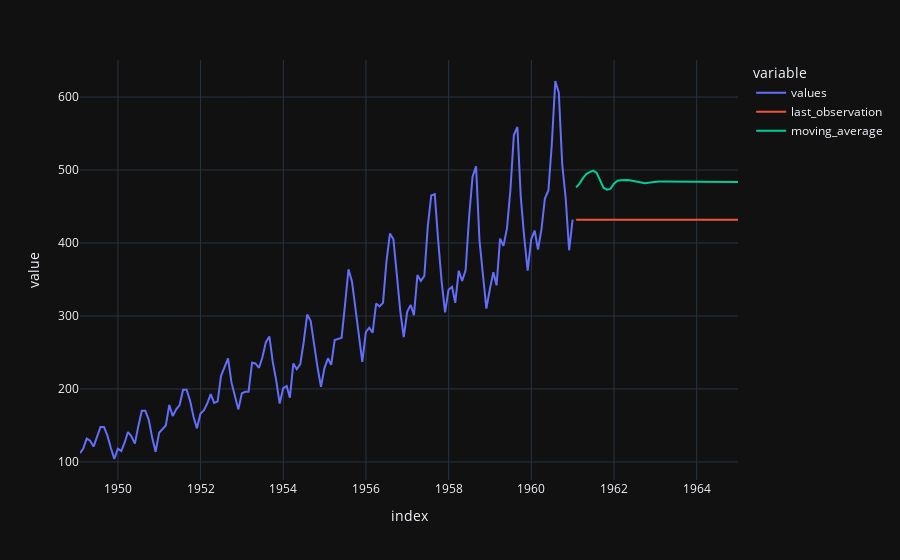

This figure's notebook cell:
### Code cell
pd.concat([df, df_forecast]).plot()

### Figure 1 — Plotly figure (JSON) as saved in the notebook; plotly's stock layout.template omitted (floating-point values rounded to 4 significant figures; data arrays with more than 128 entries replaced by an {"elided": "..."} marker saying what was removed)
{"data": [{"hovertemplate": "variable=values<br>index=%{x}<br>value=%{y}<extra></extra>", "legendgroup": "values", "line": {"color": "#636efa", "dash": "solid"}, "marker": {"symbol": "circle"}, "mode": "lines", "name": "values", "orientation": "v", "showlegend": true, "type": "scatter", "x": {"elided": "192 str values"}, "xaxis": "x", "y": {"elided": "192 int values"}, "yaxis": "y"}, {"hovertemplate": "variable=last_observation<br>index=%{x}<br>value=%{y}<extra></extra>", "legendgroup": "last_observation", "line": {"color": "#EF553B", "dash": "solid"}, "marker": {"symbol": "circle"}, "mode": "lines", "name": "last_observation", "orientation": "v", "showlegend": true, "type": "scatter", "x": {"elided": "192 str values"}, "xaxis": "x", "y": {"elided": "192 int values"}, "yaxis": "y"}, {"hovertemplate": "variable=moving_average<br>index=%{x}<br>value=%{y}<extra></extra>", "legendgroup": "moving_average", "line": {"color": "#00cc96", "dash": "solid"}, "marker": {"symbol": "circle"}, "mode": "lines", "name": "moving_average", "orientation": "v", "showlegend": true, "type": "scatter", "x": {"elided": "192 str values"}, "xaxis": "x", "y": {"elided": "192 float values"}, "yaxis": "y"}], "layout": {"legend": {"title": {"text": "variable"}, "tracegroupgap": 0}, "margin": {"t": 60}, "xaxis": {"anchor": "y", "domain": [0, 1], "title": {"text": "index"}}, "yaxis": {"anchor": "x", "domain": [0, 1], "title": {"text": "value"}}}}
